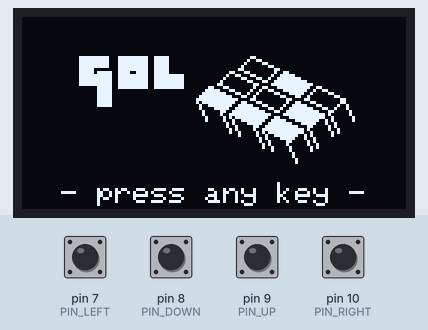
Recording of a sketch running on a simulated Arduino Nano, built with avr-gcc and run on an emulated ATmega328P. On the bench: 128×64 one-colour display. The inputs (shaded band) are chosen by the test bench; at power-on: pin 7 (PIN_LEFT), pin 8 (PIN_DOWN), pin 9 (PIN_UP), pin 10 (PIN_RIGHT) HIGH.

Above: at 0.8 s.
0.9 s: pin 7 (PIN_LEFT) pulled LOW for 0.15 s
2.5 s: pin 7 (PIN_LEFT) pulled LOW for 1 s
Timing chart, 0 to 5.5 s (numbered marks = the images above; inputs shaded):
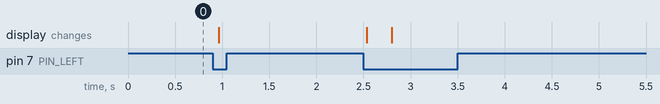

The sketch:

gol.ino
```cpp
#include <SPI.h>
#include <Wire.h>
#include <Adafruit_GFX.h>
#include <Adafruit_SSD1306.h>
#include "splash.h"

#define SCREEN_WIDTH 128 // OLED display width, in pixels
#define SCREEN_HEIGHT 64 // OLED display height, in pixels

#define OLED_RESET 4 // Reset pin, no idea what for...
// SSD1306 display connected to I2C, on nano SDA = A4, SCL = A5 pins)
Adafruit_SSD1306 display(SCREEN_WIDTH, SCREEN_HEIGHT, &Wire, OLED_RESET);

// Connect momentary tact pushbutton to those pins:
#define PIN_LEFT 7
#define PIN_DOWN 8
#define PIN_UP 9
#define PIN_RIGHT 10
// ... and they should have a pull-up and be active low:
#define DIRECTION_BUTTON_ACTIVE LOW
#define DEBOUNCE_DELAY 50ul

class DirectionButton {
private:
  uint8_t pin;
  uint8_t lastReading;
  unsigned long lastChangeTime;

public:
  DirectionButton(uint8_t pin) {
    this->pin = pin;
    this->lastReading = HIGH;
    this->lastChangeTime = 0;
  }

  void setup() {
    pinMode(this->pin, INPUT_PULLUP);
    this->lastReading = digitalRead(this->pin);
  }

  bool loopAndIsJustPressed() {
    int reading = digitalRead(this->pin);

    bool returnValue = false;

    if (this->lastReading != reading) {
      if ((millis() - this->lastChangeTime) > DEBOUNCE_DELAY &&
          reading == DIRECTION_BUTTON_ACTIVE) {
        returnValue = true;
      }

      this->lastChangeTime = millis();
    }

    this->lastReading = reading;

    return returnValue;
  }

  uint8_t getLastReading() {
    return this->lastReading;
  }
};

DirectionButton buttons[4] = {
  DirectionButton(PIN_LEFT),
  DirectionButton(PIN_DOWN),
  DirectionButton(PIN_UP),
  DirectionButton(PIN_RIGHT),
};

void displaySplashScreen() {
  display.clearDisplay();
  display.drawBitmap(16, 2, splash_bmp, SPLASH_BMP_WIDTH, SPLASH_BMP_HEIGHT, 1);
  display.setCursor(13, 55);
  display.println(F("- press any key -"));
  display.display();
}

void waitForAnyButtonPressed() {
  bool anyButtonPressed = false;
  while (!anyButtonPressed) {
    for (int i = 0; i < 4; i++) {
      anyButtonPressed = anyButtonPressed || buttons[i].loopAndIsJustPressed();
    }
  }
}

void setup() {
  Serial.begin(9600);

  for (int i = 0; i < 4; i++) {
    buttons[i].setup();
  }

  if (!display.begin(SSD1306_SWITCHCAPVCC, 0x3C)) { // Address 0x3C for this one!
    Serial.println(F("SSD1306 allocation failed"));
    while(1) {} // Infinite loop so we don't go to the loop() function
  }

  display.setTextColor(SSD1306_WHITE);

  displaySplashScreen();
  waitForAnyButtonPressed();
  randomSeed(micros());
}

uint8_t backBuffer[1024] = {0};
uint8_t frontBuffer[1024] = {0};

void loop() {
  for(int y = 0; y < SCREEN_HEIGHT; y++) {
    for(int x = 0; x < SCREEN_WIDTH; x++) {
      bool currentValue = (backBuffer[(x/8) + y*SCREEN_WIDTH/8] << (x % 8)) & 0x80 > 1;
      uint8_t neighborCount = 0;
      for (int yOffs = -1; yOffs <= 1; yOffs++) {
        for (int xOffs = -1; xOffs <= 1; xOffs++) {
          if(xOffs != 0 && yOffs != 0) {
            int neighborX = (x + xOffs + SCREEN_WIDTH) % SCREEN_WIDTH;
            int neighborY = (y + yOffs + SCREEN_HEIGHT) % SCREEN_HEIGHT;
            bool neighborValue = (backBuffer[(neighborX/8) + neighborY*SCREEN_WIDTH/8] >> (neighborX % 8)) & 0x01 > 1;
            if(neighborValue) {
              neighborCount++;
            }
          }
        }
      }

      if((currentValue && (neighborCount == 2 || neighborCount == 3))
       || (!currentValue && neighborCount == 3)) {
        frontBuffer[(x/8) + y*SCREEN_WIDTH/8] |= 0x80 >> (x % 8);
      } else {
        frontBuffer[(x/8) + y*SCREEN_WIDTH/8] &= ~(0x80 >> (x % 8));
      }
    }
  }

  if (buttons[0].loopAndIsJustPressed()) { // LEFT
    frontBuffer[ 0] = B00100000;
    frontBuffer[16] = B00010000;
    frontBuffer[32] = B01110000;
  }
  if (buttons[1].loopAndIsJustPressed()) { // DOWN
  }
  if (buttons[2].loopAndIsJustPressed()) { // UP
  }
  if (buttons[3].loopAndIsJustPressed()) { // RIGHT
  }

  uint8_t *backBufferPointer = backBuffer;
  uint8_t *frontBufferPointer = frontBuffer;
  uint8_t *tmp = backBufferPointer;
  backBufferPointer = frontBufferPointer;
  frontBufferPointer = tmp;

  display.clearDisplay();

  display.drawBitmap(0, 0, frontBuffer, SCREEN_WIDTH, SCREEN_HEIGHT, 1);
  display.display();

  delay(200);
}
```

splash.h
```cpp
// Generated using `go run transformBitmap.go gol/splash.png`

#define SPLASH_BMP_HEIGHT   48
#define SPLASH_BMP_WIDTH    96
static const unsigned char PROGMEM splash_bmp[576] = {
  B00000000, B00000000, B00000000, B00000000, B00000000, B00000000, B00000000, B00000000, B00000000, B00000000, B00000000, B00000000,
  B00000000, B00000000, B00000000, B00000000, B00000000, B00000000, B00000000, B00000000, B00000000, B00000000, B00000000, B00000000,
  B00000000, B00000000, B00000000, B00000000, B00000000, B00000000, B00000000, B00000000, B00000000, B00000000, B00000000, B00000000,
  B00000000, B00000000, B00000000, B00000000, B00000000, B00000000, B00000000, B00000000, B00000000, B00000000, B00000000, B00000000,
  B00000000, B00000000, B00000000, B00000000, B00000000, B00000000, B00000000, B00000000, B00000000, B00000000, B00000000, B00000000,
  B00000000, B00000000, B00000000, B00000000, B00000000, B00000000, B00000000, B00000000, B00000000, B00000000, B00000000, B00000000,
  B00000000, B00000000, B00000000, B00000000, B00000000, B00000000, B00000000, B00000000, B00000000, B00000000, B00000000, B00000000,
  B00000000, B00000000, B00000000, B00000000, B00000000, B00000000, B00000000, B00000000, B00000000, B00000000, B00000000, B00000000,
  B00000000, B00000000, B00000000, B00000000, B00000000, B00000000, B00000000, B00000000, B00000000, B00000000, B00000000, B00000000,
  B00000000, B00000000, B00000000, B00000000, B00000000, B00000000, B00000000, B00000000, B00000000, B00000000, B00000000, B00000000,
  B00000000, B00000000, B00000000, B00000000, B00000000, B00000000, B00000000, B00000000, B00000000, B00000000, B00000000, B00000000,
  B00011111, B11111000, B11111111, B11001111, B10000000, B00000000, B00000000, B00001100, B00000000, B00000000, B00000000, B00000000,
  B00011111, B11111000, B11111111, B11001111, B10000000, B00000000, B00000000, B00010011, B00000000, B00000000, B00000000, B00000000,
  B00011111, B11111000, B11111111, B11001111, B10000000, B00000000, B00000000, B00100000, B11000000, B00000000, B00000000, B00000000,
  B00011111, B11111000, B11111111, B11001111, B10000000, B00000000, B00000000, B01000000, B00110000, B00000000, B00000000, B00000000,
  B00011111, B00000000, B11111111, B11001111, B10000000, B00000000, B00000000, B11000000, B00001100, B00000000, B00000000, B00000000,
  B00011111, B01111100, B11110011, B11001111, B10000000, B00000000, B00000110, B00110000, B00001001, B10000000, B00000000, B00000000,
  B00011111, B11111100, B11111111, B11001111, B11111100, B00000000, B00001001, B10001100, B00010011, B11100000, B00000000, B00000000,
  B00011111, B11111100, B11111111, B11001111, B11111100, B00000000, B00010000, B01100011, B00100111, B11111000, B00000000, B00000000,
  B00011111, B11111100, B11111111, B11001111, B11111100, B00000000, B00100000, B00011000, B11001111, B11111110, B00000000, B00000000,
  B00011111, B11111100, B11111111, B11001111, B11111100, B00000000, B01100000, B00000110, B00011111, B11111111, B10000000, B00000000,
  B00000000, B01111100, B11111111, B11001111, B11111100, B00000011, B00011000, B00000100, B11000111, B11111111, B00110000, B00000000,
  B00000000, B01111100, B00000000, B00000000, B00000000, B00000111, B11000110, B00001001, B00110001, B11111110, B01001100, B00000000,
  B00000000, B01111100, B00000000, B00000000, B00000000, B00001111, B11110001, B10010010, B00001100, B01111100, B10000011, B00000000,
  B00000000, B01111100, B00000000, B00000000, B00000000, B00011111, B11111100, B01100100, B00000011, B00011001, B00000000, B11000000,
  B00000000, B01111100, B00000000, B00000000, B00000000, B00111111, B11111111, B00001100, B00000000, B11000011, B00000000, B00110000,
  B00000000, B01111100, B00000000, B00000000, B00000000, B00101111, B11111110, B01100011, B00000000, B10011000, B11000000, B00110000,
  B00000000, B01111100, B00000000, B00000000, B00000000, B00010011, B11111100, B11111000, B11000001, B00111110, B00110000, B01001000,
  B00000000, B00000000, B00000000, B00000000, B00000000, B00010000, B11111001, B11111110, B00110010, B01111111, B10001100, B10001000,
  B00000000, B00000000, B00000000, B00000000, B00000000, B00001000, B00110011, B11111111, B10001100, B11111111, B11100011, B00000100,
  B00000000, B00000000, B00000000, B00000000, B00000000, B00001000, B00100111, B11111111, B11100001, B11111111, B11111010, B00000100,
  B00000000, B00000000, B00000000, B00000000, B00000000, B00000100, B00010101, B11111111, B11001100, B01111111, B11111001, B00000010,
  B00000000, B00000000, B00000000, B00000000, B00000000, B00000100, B00010010, B01111111, B10011111, B00011111, B11100101, B00000010,
  B00000000, B00000000, B00000000, B00000000, B00000000, B00000000, B00001010, B00011111, B00111111, B11000111, B11000100, B10000000,
  B00000000, B00000000, B00000000, B00000000, B00000000, B00000000, B00001001, B00000110, B01111111, B11110001, B10000010, B10000000,
  B00000000, B00000000, B00000000, B00000000, B00000000, B00000000, B00000101, B00000100, B11111111, B11111101, B00000010, B01000000,
  B00000000, B00000000, B00000000, B00000000, B00000000, B00000000, B00000100, B10000010, B10111111, B11111100, B10000001, B01000000,
  B00000000, B00000000, B00000000, B00000000, B00000000, B00000000, B00000000, B10000010, B01001111, B11110010, B10000001, B00000000,
  B00000000, B00000000, B00000000, B00000000, B00000000, B00000000, B00000000, B00000001, B01000011, B11100010, B01000000, B00000000,
  B00000000, B00000000, B00000000, B00000000, B00000000, B00000000, B00000000, B00000001, B00100000, B11000001, B01000000, B00000000,
  B00000000, B00000000, B00000000, B00000000, B00000000, B00000000, B00000000, B00000000, B10100000, B10000001, B00100000, B00000000,
  B00000000, B00000000, B00000000, B00000000, B00000000, B00000000, B00000000, B00000000, B10010000, B01000000, B10100000, B00000000,
  B00000000, B00000000, B00000000, B00000000, B00000000, B00000000, B00000000, B00000000, B00010000, B01000000, B10000000, B00000000,
  B00000000, B00000000, B00000000, B00000000, B00000000, B00000000, B00000000, B00000000, B00000000, B00100000, B00000000, B00000000,
  B00000000, B00000000, B00000000, B00000000, B00000000, B00000000, B00000000, B00000000, B00000000, B00100000, B00000000, B00000000,
  B00000000, B00000000, B00000000, B00000000, B00000000, B00000000, B00000000, B00000000, B00000000, B00010000, B00000000, B00000000,
  B00000000, B00000000, B00000000, B00000000, B00000000, B00000000, B00000000, B00000000, B00000000, B00010000, B00000000, B00000000,
  B00000000, B00000000, B00000000, B00000000, B00000000, B00000000, B00000000, B00000000, B00000000, B00000000, B00000000, B00000000,
};
```
